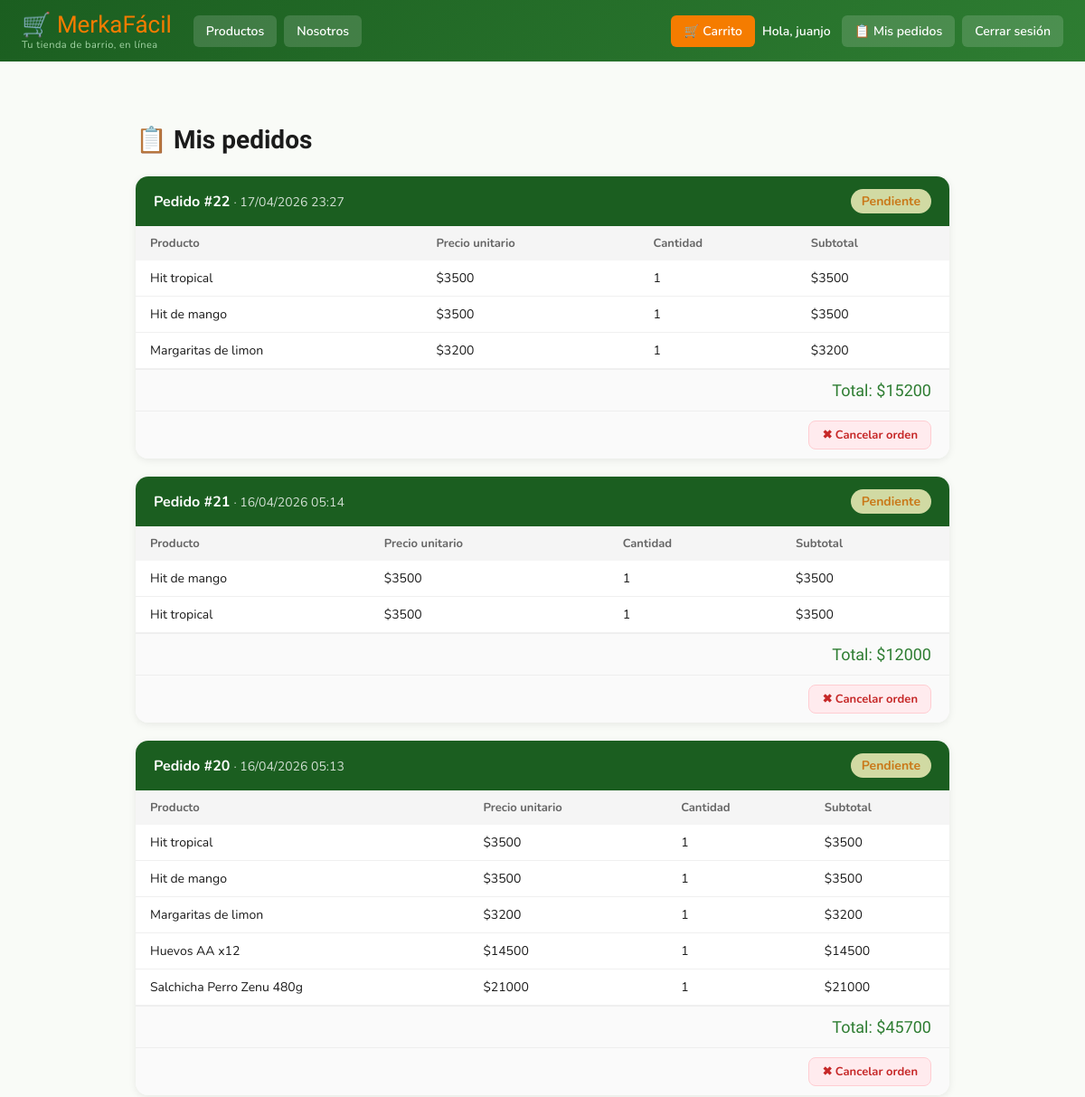
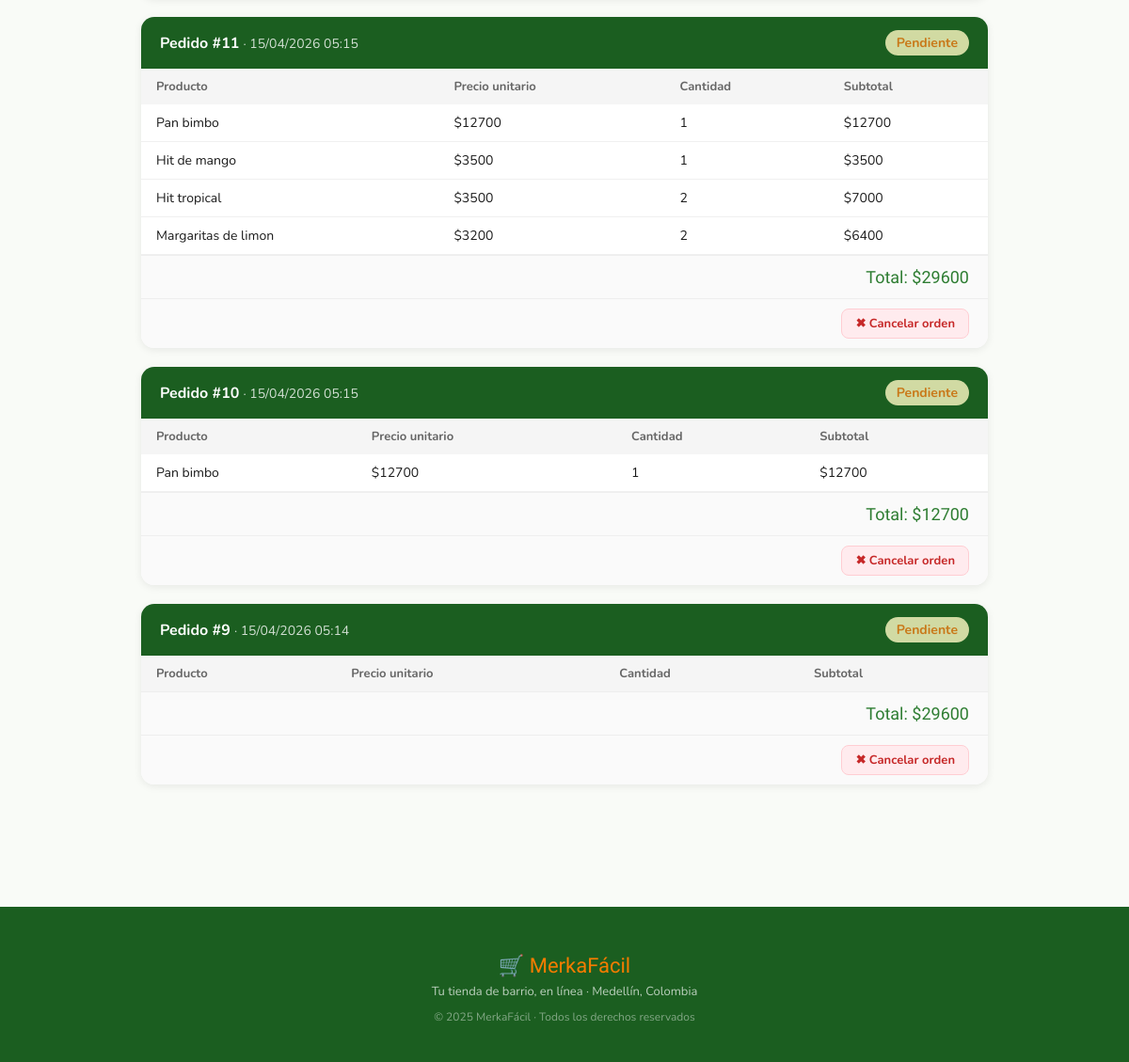
The page /cart/orders/ (signed in) on the database its author committed (2 pictures, top to bottom).
### carrito/models.py (models this page shows, shortened)
class Order(models.Model):
    STATUS_CHOICES = [
        ("pending", "Pendiente"),
        ("processing", "En proceso"),
        ("delivered", "Entregado"),
        ("cancelled", "Cancelado"),
    ]
    DELIVERY_CHOICES = [
        ("pickup", "Recoger en la tienda"),
        ("delivery", "Delivery"),
    ]
    PAYMENT_CHOICES = [
        ("cash", "Efectivo"),
        ("card", "Tarjeta"),
    ]
    user = models.ForeignKey(User, on_delete=models.CASCADE, related_name="orders")
    date = models.DateTimeField(auto_now_add=True)
    total = models.DecimalField(max_digits=10, decimal_places=0)
    status = models.CharField(max_length=20, choices=STATUS_CHOICES, default="pending")
    delivery_method = models.CharField(max_length=20, choices=DELIVERY_CHOICES, null=True, blank=True)
    payment_method = models.CharField(max_length=20, choices=PAYMENT_CHOICES, null=True, blank=True)
    class Meta:
        ordering = ["-date"]
        verbose_name = "Pedido"
        verbose_name_plural = "Pedidos"

class OrderItem(models.Model):
    order = models.ForeignKey(Order, on_delete=models.CASCADE, related_name="items")
    product_id = models.IntegerField()
    name = models.CharField(max_length=200)
    price = models.DecimalField(max_digits=10, decimal_places=0)
    quantity = models.IntegerField()
    image = models.CharField(max_length=500, blank=True)
    def subtotal(self):
        return self.price * self.quantity

### carrito/views.py (the view)
# urls.py: path("orders/", views.my_orders, name="my_orders"),
@login_required
def my_orders(request):
    orders = Order.objects.filter(user=request.user)
    return render(request, "carrito/Orders.html", {"orders": orders})

### carrito/cart.py (called while the page is built)
    def total_items(self):
        return sum(item["quantity"] for item in self.cart.values())

### carrito/context_processors.py (called while the page is built)
def cart_count(request):
    cart = Cart(request)
    return {'cart_count': cart.total_items()}

### carrito/templates/carrito/Orders.html (shortened to what this page needs)
{% extends "base.html" %}
{% block content %}
<div class="orders-container">
    <h2>📋 Mis pedidos</h2>
    {% if orders %}
        {% for order in orders %}
        <div class="order-card">
            <div class="order-header">
                <div>
                    <strong>Pedido #{{ order.id }}</strong>
                    <span>· {{ order.date|date:"d/m/Y H:i" }}</span>
                </div>
                <span class="status-badge status-{{ order.status }}">
                    {{ order.get_status_display }}
                </span>
            </div>
            <table>
                <thead>
                    <tr>
                        <th>Producto</th>
                        <th>Precio unitario</th>
                        <th>Cantidad</th>
                        <th>Subtotal</th>
                    </tr>
                </thead>
                <tbody>
                    {% for item in order.items.all %}
                    <tr>
                        <td>{{ item.name }}</td>
                        <td>${{ item.price|floatformat:0 }}</td>
                        <td>{{ item.quantity }}</td>
                        <td>${{ item.subtotal|floatformat:0 }}</td>
                    </tr>
                    {% endfor %}
                </tbody>
            </table>
            <div class="order-total">Total: ${{ order.total|floatformat:0 }}</div>
            {% if order.status == "pending" %}
            {% url 'cancel_order' order.id as cancel_url %}
            <div class="cancel-footer">
                <button
                    class="btn-cancel-order"
                    data-cancel-url="{{ cancel_url }}"
                    data-order-id="{{ order.id }}"
                    data-order-ts="{{ order.date|date:'U' }}"
                    onclick="confirmCancelOrder(this.dataset.cancelUrl, this.dataset.orderId, this.dataset.orderTs)"
                >
                    ✖ Cancelar orden
                </button>
            </div>
            {% endif %}
        </div>
        {% endfor %}
    {% endif %}
</div>
{% endblock %}

### core/templates/base.html (shortened to what this page needs)
<html lang="es">
<head>
</head>
<body>
    <div class="navbar">
        <a href="/" class="brand-logo">
            <span class="brand-name">🛒 MerkaFácil</span>
            <span class="brand-slogan">Tu tienda de barrio, en línea</span>
        </a>
        <a href="{% url 'catalog' %}"><button>Productos</button></a>
        <a href="{% url 'about' %}"><button>Nosotros</button></a>
        <a href="{% url 'cart' %}" class="carrito-btn">
            <button>🛒 Carrito</button>
        </a>
        {% if user.is_authenticated %}
            <span class="user">Hola, {{ user.username }}</span>
            <a href="{% url 'my_orders' %}"><button>📋 Mis pedidos</button></a>
            <a href="{% url 'logout' %}" onclick="return confirmAction({ url: this.href, title: '¿Cerrar sesión?', message: '¿Seguro que quieres salir de tu cuenta actual?', confirmText: 'Sí, cerrar sesión', icon: '🚪', mode: 'warning' });">
                <button>Cerrar sesión</button>
            </a>
        {% else %}
            <a href="{% url 'login' %}"><button>Ingresar</button></a>
            <a href="{% url 'signup' %}"><button>Registrarse</button></a>
        {% endif %}
    </div>
    <div class="content">
        {% block content %}{% endblock %}
    </div>
    <footer class="footer">
        <p class="footer-brand">🛒 MerkaFácil</p>
        <p class="footer-sub">Tu tienda de barrio, en línea · Medellín, Colombia</p>
        <p class="footer-copy">© 2025 MerkaFácil · Todos los derechos reservados</p>
    </footer>
</body>
</html>

### core/templates/base.html (style rules this page uses)
:root { --verde-principal: #2E7D32; --verde-oscuro: #1B5E20; --verde-claro: #A5D6A7; --naranja-marca: #F57C00; --fondo-suave: #F9FBF7; --texto-oscuro: #1B1B1B; --gris-medio: #757575; }
body { margin: 0; font-family: 'Nunito', sans-serif; background: var(--fondo-suave); color: var(--texto-oscuro); }
.navbar { background: linear-gradient(135deg, var(--verde-oscuro), var(--verde-principal)); padding: 12px 24px; display: flex; gap: 8px; align-items: center; flex-wrap: wrap; }
.brand-logo { text-decoration: none; margin-right: 16px; line-height: 1.2; }
.brand-logo .brand-name { font-family: 'Fredoka One', cursive; font-size: 26px; color: var(--naranja-marca); display: block; }
.brand-logo .brand-slogan { font-size: 11px; color: var(--verde-claro); letter-spacing: 0.5px; }
.navbar a:not(.brand-logo) { text-decoration: none; }
.navbar button { padding: 8px 14px; border: none; border-radius: 6px; background: rgba(255,255,255,0.15); color: white; font-size: 14px; font-family: 'Nunito', sans-serif; font-weight: 600; cursor: pointer; transition: background 0.2s; }
.carrito-btn { position: relative; display: inline-block; margin-left: auto; }
.carrito-btn button { background: var(--naranja-marca); }
.navbar .user { color: white; font-weight: 600; font-size: 14px; margin-right: 4px; }
.content { padding: 40px; }
.footer { background: var(--verde-oscuro); color: white; text-align: center; padding: 28px 24px; margin-top: 60px; }
.footer .footer-brand { font-family: 'Fredoka One', cursive; font-size: 22px; color: var(--naranja-marca); margin-bottom: 6px; }
.footer .footer-sub { font-size: 13px; opacity: 0.7; margin: 0; }
.footer .footer-copy { font-size: 12px; opacity: 0.45; margin-top: 10px; }

### carrito/templates/carrito/Orders.html (style rules this page uses)
.orders-container { max-width: 900px; margin: 30px auto; }
h2 { font-family: 'Fredoka One', cursive; font-size: 28px; color: var(--texto-oscuro); margin-bottom: 24px; }
.order-card { background: white; border-radius: 14px; box-shadow: 0 2px 8px rgba(0,0,0,0.08); margin-bottom: 20px; overflow: hidden; }
.order-header { background: var(--verde-oscuro); color: white; padding: 14px 20px; display: flex; justify-content: space-between; align-items: center; flex-wrap: wrap; gap: 8px; }
.order-header span { font-size: 14px; opacity: 0.8; }
.order-header strong { font-size: 16px; }
.status-badge { padding: 4px 12px; border-radius: 20px; font-size: 13px; font-weight: 700; }
.status-pending { background: #FFF9C4; color: #F57F17; }
table { width: 100%; border-collapse: collapse; }
th { background: #f5f5f5; padding: 10px 16px; font-size: 13px; color: #666; text-align: left; }
td { padding: 10px 16px; border-bottom: 1px solid #f0f0f0; font-size: 14px; }
.order-total { padding: 12px 20px; text-align: right; font-family: 'Fredoka One', cursive; font-size: 18px; color: var(--verde-principal); background: #fafafa; border-top: 1px solid #eee; }
.cancel-footer { padding: 10px 20px; background: #fafafa; border-top: 1px solid #eee; display: flex; justify-content: flex-end; }
.btn-cancel-order { display: inline-flex; align-items: center; gap: 6px; background: #FFEBEE; color: #C62828; border: 1px solid #FFCDD2; padding: 6px 14px; border-radius: 8px; font-family: 'Nunito', sans-serif; font-weight: 700; font-size: 13px; cursor: pointer; transition: background 0.2s, border-color 0.2s; }

### rows shown on the page
Order: id "22", date "17/04/2026 23:27", status "Pendiente", total "15200"
OrderItem: name "Hit tropical", price "3500", quantity "1", subtotal "3500"
OrderItem: name "Hit de mango", price "3500", quantity "1", subtotal "3500"
OrderItem: name "Margaritas de limon", price "3200", quantity "1", subtotal "3200"
Order: id "21", date "16/04/2026 05:14", status "Pendiente", total "12000"
OrderItem: name "Hit de mango", price "3500", quantity "1", subtotal "3500"
OrderItem: name "Hit tropical", price "3500", quantity "1", subtotal "3500"
Order: id "20", date "16/04/2026 05:13", status "Pendiente", total "45700"
OrderItem: name "Hit tropical", price "3500", quantity "1", subtotal "3500"
OrderItem: name "Hit de mango", price "3500", quantity "1", subtotal "3500"
OrderItem: name "Margaritas de limon", price "3200", quantity "1", subtotal "3200"
OrderItem: name "Huevos AA x12", price "14500", quantity "1", subtotal "14500"
OrderItem: name "Salchicha Perro Zenu 480g", price "21000", quantity "1", subtotal "21000"
Order: id "11", date "15/04/2026 05:15", status "Pendiente", total "29600"
OrderItem: name "Pan bimbo", price "12700", quantity "1", subtotal "12700"
OrderItem: name "Hit de mango", price "3500", quantity "1", subtotal "3500"
OrderItem: name "Hit tropical", price "3500", quantity "2", subtotal "7000"
OrderItem: name "Margaritas de limon", price "3200", quantity "2", subtotal "6400"
Order: id "10", date "15/04/2026 05:15", status "Pendiente", total "12700"
OrderItem: name "Pan bimbo", price "12700", quantity "1", subtotal "12700"
Order: id "9", date "15/04/2026 05:14", status "Pendiente", total "29600"

### other values the page prints
{{ user.username }} "juanjo"
